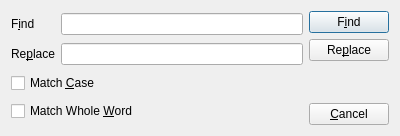
<?xml version="1.0" encoding="UTF-8"?>
<ui version="4.0">
 <class>Dialog</class>
 <widget class="QDialog" name="Dialog">
  <property name="geometry">
   <rect>
    <x>0</x>
    <y>0</y>
    <width>400</width>
    <height>136</height>
   </rect>
  </property>
  <property name="windowTitle">
   <string>Find and Replace</string>
  </property>
  <layout class="QHBoxLayout" name="horizontalLayout">
   <item>
    <layout class="QGridLayout" name="gridLayout">
     <item row="0" column="0">
      <widget class="QLabel" name="label">
       <property name="text">
        <string>F&amp;ind</string>
       </property>
       <property name="buddy">
        <cstring>lineEdit</cstring>
       </property>
      </widget>
     </item>
     <item row="0" column="1">
      <widget class="QLineEdit" name="lineEdit"/>
     </item>
     <item row="1" column="0">
      <widget class="QLabel" name="label_2">
       <property name="text">
        <string>Re&amp;place</string>
       </property>
       <property name="buddy">
        <cstring>lineEdit_2</cstring>
       </property>
      </widget>
     </item>
     <item row="1" column="1">
      <widget class="QLineEdit" name="lineEdit_2"/>
     </item>
     <item row="2" column="0" colspan="2">
      <widget class="QCheckBox" name="checkBox">
       <property name="text">
        <string>Match &amp;Case</string>
       </property>
      </widget>
     </item>
     <item row="3" column="0" colspan="2">
      <widget class="QCheckBox" name="checkBox_2">
       <property name="text">
        <string>Match Whole &amp;Word</string>
       </property>
      </widget>
     </item>
    </layout>
   </item>
   <item>
    <layout class="QVBoxLayout" name="verticalLayout">
     <item>
      <widget class="QPushButton" name="pushButton">
       <property name="text">
        <string>F&amp;ind</string>
       </property>
      </widget>
     </item>
     <item>
      <widget class="QPushButton" name="pushButton_2">
       <property name="text">
        <string>Re&amp;place</string>
       </property>
      </widget>
     </item>
     <item>
      <spacer name="verticalSpacer">
       <property name="orientation">
        <enum>Qt::Vertical</enum>
       </property>
       <property name="sizeHint" stdset="0">
        <size>
         <width>20</width>
         <height>40</height>
        </size>
       </property>
      </spacer>
     </item>
     <item>
      <widget class="QPushButton" name="pushButton_3">
       <property name="text">
        <string>&amp;Cancel</string>
       </property>
      </widget>
     </item>
    </layout>
   </item>
  </layout>
 </widget>
 <tabstops>
  <tabstop>lineEdit</tabstop>
  <tabstop>lineEdit_2</tabstop>
  <tabstop>pushButton</tabstop>
  <tabstop>pushButton_2</tabstop>
  <tabstop>checkBox</tabstop>
  <tabstop>checkBox_2</tabstop>
  <tabstop>pushButton_3</tabstop>
 </tabstops>
 <resources/>
 <connections>
  <connection>
   <sender>pushButton_3</sender>
   <signal>clicked()</signal>
   <receiver>Dialog</receiver>
   <slot>reject()</slot>
   <hints>
    <hint type="sourcelabel">
     <x>326</x>
     <y>103</y>
    </hint>
    <hint type="destinationlabel">
     <x>361</x>
     <y>78</y>
    </hint>
   </hints>
  </connection>
 </connections>
</ui>
